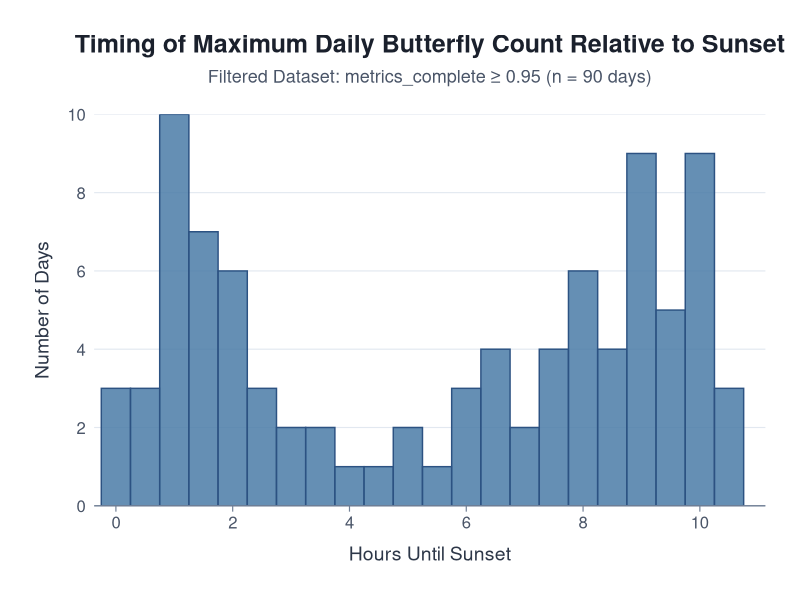
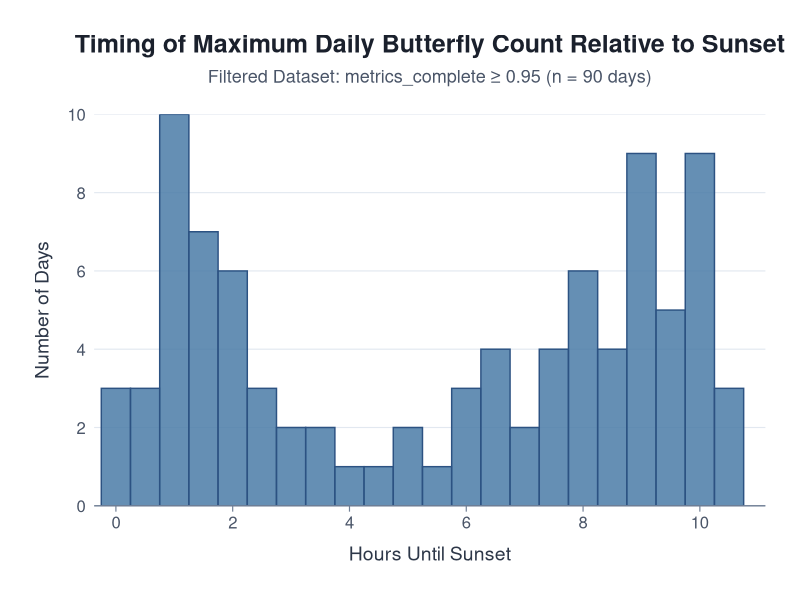

Recreate these plots in R, in order.
library(tidyverse)

# Read the pre-calculated sunset analysis data from Python
daily_max <- read_csv("max_count_timing_until_sunset_analysis_fixed.csv")

# Rename column for consistency
daily_max <- daily_max %>%
  rename(hours_until_sunset_at_max = hours_until_sunset)

# Create the histogram with clean, polished styling
p <- ggplot(daily_max, aes(x = hours_until_sunset_at_max)) +
  geom_histogram(
    binwidth = 0.5,
    fill = "#4A7BA7",  # Professional blue color
    color = "#2C5282",  # Darker blue for edges
    alpha = 0.85,
    linewidth = 0.5
  ) +
  scale_x_continuous(
    breaks = seq(0, 10, by = 2),
    limits = c(-0.25, 11),
    expand = c(0.01, 0.01)
  ) +
  scale_y_continuous(
    expand = c(0, 0),
    limits = c(0, 10),
    breaks = seq(0, 10, by = 2)
  ) +
  labs(
    title = "Timing of Maximum Daily Butterfly Count Relative to Sunset",
    subtitle = paste0("Filtered Dataset: metrics_complete ≥ 0.95 (n = ", nrow(daily_max), " days)"),
    x = "Hours Until Sunset",
    y = "Number of Days"
  ) +
  theme_minimal(base_size = 14) +
  theme(
    # Title and subtitle
    plot.title = element_text(size = 18, face = "bold", hjust = 0.5,
                             margin = margin(b = 8), color = "#1A202C"),
    plot.subtitle = element_text(size = 13, hjust = 0.5, color = "#4A5568",
                                 margin = margin(b = 20)),

    # Axis styling
    axis.title.x = element_text(size = 14, margin = margin(t = 10), color = "#2D3748"),
    axis.title.y = element_text(size = 14, margin = margin(r = 10), color = "#2D3748"),
    axis.text = element_text(size = 12, color = "#4A5568"),

    # Grid and background
    panel.grid.minor = element_blank(),
    panel.grid.major.x = element_blank(),
    panel.grid.major.y = element_line(color = "#E2E8F0", linewidth = 0.4),
    plot.background = element_rect(fill = "white", color = NA),
    panel.background = element_rect(fill = "white", color = NA),

    # Axis lines
    axis.line.x = element_line(color = "#718096", linewidth = 0.5),
    axis.line.y = element_blank(),
    axis.ticks.x = element_line(color = "#718096", linewidth = 0.4),
    axis.ticks.y = element_blank(),
    axis.ticks.length.x = unit(0.15, "cm"),

    # Margins
    plot.margin = margin(25, 25, 25, 25)
  )

# Display the plot
print(p)

# Save the plot
ggsave(
  "max_count_timing_until_sunset_histogram.png",
  plot = p,
  width = 12,
  height = 7,
  dpi = 300,
  bg = "white"
)

# Print summary statistics
cat("\n=== Summary Statistics ===\n")
cat("Number of days analyzed:", nrow(daily_max), "\n")
cat("Mean hours until sunset:", round(mean(daily_max$hours_until_sunset_at_max), 1), "\n")
cat("Median hours until sunset:", round(median(daily_max$hours_until_sunset_at_max), 1), "\n")
cat("Std Dev:", round(sd(daily_max$hours_until_sunset_at_max), 1), "\n")
cat("Range:", round(min(daily_max$hours_until_sunset_at_max), 1), "-",
    round(max(daily_max$hours_until_sunset_at_max), 1), "hours\n")
